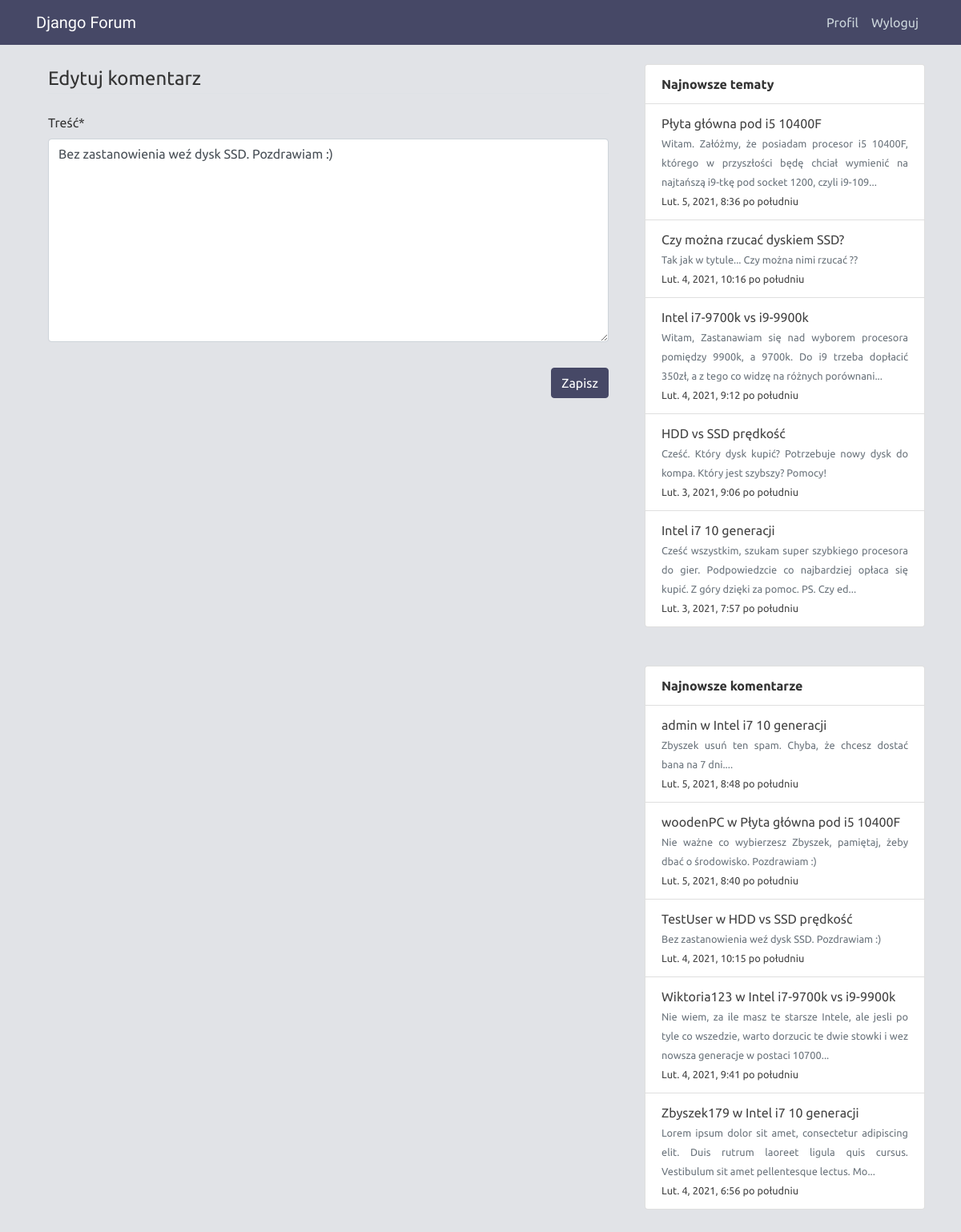
/thread/14/comment/10/update/ (signed in), run on the app's committed database.
### forum/models.py (models this page shows, shortened)
class Comment(models.Model):
    author = models.ForeignKey(User, on_delete=models.CASCADE)
    thread = models.ForeignKey(Thread, on_delete=models.CASCADE)
    content = models.TextField()
    created_at = models.DateTimeField(auto_now_add=True)

class Thread(models.Model):
    author = models.ForeignKey(User, on_delete=models.CASCADE)
    subforum = models.ForeignKey(Subforum, on_delete=models.CASCADE)
    title = models.CharField(max_length=200)
    content = models.TextField()
    created_at = models.DateTimeField(auto_now_add=True)

### forum/views.py (the view, shortened to what this page needs)
# urls.py: path('thread/<int:thread_id>/comment/<int:pk>/update/', CommentUpdateView.as_view(), name='comment-update'),
class CommentUpdateView(LoginRequiredMixin, UserPassesTestMixin, UpdateView):
    model = Comment
    form_class = CommentForm
    template_name = 'forum/comment_update.html'
    def test_func(self):
        comment = self.get_object()
        if self.request.user == comment.author:
            return True
        return False

### forum/forms.py
class CommentForm(forms.ModelForm):
    class Meta:
        model = Comment
        fields = ['content']
        labels = {
            'content': 'Treść'
        }

### forum/context_processors.py (called while the page is built)
def sidebar(request):
    threads = Thread.objects.order_by('-created_at')[:5]
    for thread in threads:
        thread.content = thread.content[:140] + (thread.content[140:] and '...')
    comments = Comment.objects.order_by('-created_at')[:5]
    for comment in comments:
        comment.content = comment.content[:140] + (comment.content[140:] and '...')
    return {
        "new_threads": threads,
        "new_comments": comments
    }

### forum/templates/forum/comment_update.html (shortened to what this page needs)
{% extends "forum/base.html" %}
{% load crispy_forms_tags %}
{% block content %}
<section>
    <div class="container">
        <form method="POST">
            <fieldset class="form-group">
                <legend class="border-bottom mb-4">Edytuj komentarz</legend>
                {{ form|crispy }}
            </fieldset>
            <div class="form-group">
                <button class="btn btn-primary mx-auto float-right" type="submit">Zapisz</button>
            </div>
        </form>
    </div>
</section>
{% endblock content %}

### forum/templates/forum/base.html (shortened to what this page needs)
{% load static %}
<!DOCTYPE html>
<html lang="pl">
<head>
    <link rel="stylesheet" href="https://cdn.jsdelivr.net/npm/bootstrap@4.6.0/dist/css/bootstrap.min.css">
    <link rel="stylesheet" href="https://maxcdn.bootstrapcdn.com/font-awesome/4.7.0/css/font-awesome.min.css">
    <link rel="stylesheet" type="text/css" href="{% static 'forum/main.css' %}">
</head>
<body>
    <header class="header">
        <nav class="navbar navbar-expand-md navbar-dark fixed-top nav-bg-color">
            <div class="container">
                <a class="navbar-brand mr-4" href="{% url 'forum-home' %}">Django Forum</a>
                <div class="collapse navbar-collapse" id="navbarToggle">
                    <div class="navbar-nav ml-auto">
                        {% if user.is_authenticated %}
                        <a class="nav-item nav-link" href="{% url 'profile' %}">Profil</a>
                        <a class="nav-item nav-link" href="{% url 'logout' %}">Wyloguj</a>
                        {% else %}
                        <a class="nav-item nav-link" href="{% url 'register' %}">Rejestracja</a>
                        <a class="nav-item nav-link" href="{% url 'login' %}">Logowanie</a>
                        {% endif %}
                    </div>
                </div>
            </div>
        </nav>
    </header>
    <main role="main" class="container mb-5">
        <div class="row">
            <div class="col-md-8">
                {% block content %}{% endblock %}
            </div>
            <div class="col-md-4">
                <div class="list-group">
                    <div class="list-group-item font-weight-bold">
                        Najnowsze tematy
                    </div>
                    {% for thread in new_threads %}
                    <div class="list-group-item">
                        <div class="row">
                            <a class="col-md-auto text-justify links" href="{% url 'thread-detail' thread.id %}">
                                {{ thread.title }}<br>
                                <small class="text-muted">{{ thread.content }}</small>
                                <br><small class="">{{ thread.created_at }}</small>
                            </a>
                        </div>
                    </div>
                    {% endfor %}
                </div>
                <div class="list-group mt-5">
                    <div class="list-group-item font-weight-bold">
                        Najnowsze komentarze
                    </div>
                    {% for comment in new_comments %}
                    <div class="list-group-item">
                        <div class="row">
                            <a class="col-md-auto text-justify links" href="{% url 'thread-detail' comment.thread.id %}">
                                {{ comment.author }} w {{ comment.thread.title }}<br>
                                <small class="text-muted">{{ comment.content }}</small>
                                <br><small class="">{{ comment.created_at }}</small>
                            </a>
                        </div>
                    </div>
                    {% endfor %}
                </div>
            </div>
        </div>
    </main>
</body>
</html>

### forum/static/forum/main.css (style rules this page uses)
* { font-family: 'Ubuntu', sans-serif; }
body { background: #e1e3e7; color: #333333; margin-top: 5rem; }
.navbar-brand { font-family: 'Sriracha', cursive; }
.nav-bg-color { background-color: #464866; }
.header .navbar-nav .nav-link { color: #cbd5db; }
.links { color: #444444; }
.btn { background: #464866; border-color: #464866; box-shadow: none; outline: none; }

### data on the page
Comment: content "Bez zastanowienia weź dysk SSD. Pozdrawiam :)", author "TestUser", thread "HDD vs SSD prędkość", created_at "Lut. 4, 2021, 10:15 po południu"
Thread: title "Płyta główna pod i5 10400F", content "Witam. Załóżmy, że posiadam procesor i5 10400F, którego w przyszłości będę chciał wymienić na najtańszą i9-tkę pod socket 1200, czyli i9-109...", created_at "Lut. 5, 2021, 8:36 po południu"
Thread: title "Czy można rzucać dyskiem SSD?", content "Tak jak w tytule... Czy można nimi rzucać ??", created_at "Lut. 4, 2021, 10:16 po południu"
Thread: title "Intel i7-9700k vs i9-9900k", content "Witam, Zastanawiam się nad wyborem procesora pomiędzy 9900k, a 9700k. Do i9 trzeba dopłacić 350zł, a z tego co widzę na różnych porównani...", created_at "Lut. 4, 2021, 9:12 po południu"
Thread: title "HDD vs SSD prędkość", content "Cześć. Który dysk kupić? Potrzebuje nowy dysk do kompa. Który jest szybszy? Pomocy!", created_at "Lut. 3, 2021, 9:06 po południu"
Thread: title "Intel i7 10 generacji", content "Cześć wszystkim, szukam super szybkiego procesora do gier. Podpowiedzcie co najbardziej opłaca się kupić. Z góry dzięki za pomoc. PS. Czy ed...", created_at "Lut. 3, 2021, 7:57 po południu"
Comment: author "admin", thread "Intel i7 10 generacji", content "Zbyszek usuń ten spam. Chyba, że chcesz dostać bana na 7 dni....", created_at "Lut. 5, 2021, 8:48 po południu"
Comment: author "woodenPC", thread "Płyta główna pod i5 10400F", content "Nie ważne co wybierzesz Zbyszek, pamiętaj, żeby dbać o środowisko. Pozdrawiam :)", created_at "Lut. 5, 2021, 8:40 po południu"
Comment: author "Wiktoria123", thread "Intel i7-9700k vs i9-9900k", content "Nie wiem, za ile masz te starsze Intele, ale jesli po tyle co wszedzie, warto dorzucic te dwie stowki i wez nowsza generacje w postaci 10700...", created_at "Lut. 4, 2021, 9:41 po południu"
Comment: author "Zbyszek179", thread "Intel i7 10 generacji", content "Lorem ipsum dolor sit amet, consectetur adipiscing elit. Duis rutrum laoreet ligula quis cursus. Vestibulum sit amet pellentesque lectus. Mo...", created_at "Lut. 4, 2021, 6:56 po południu"
